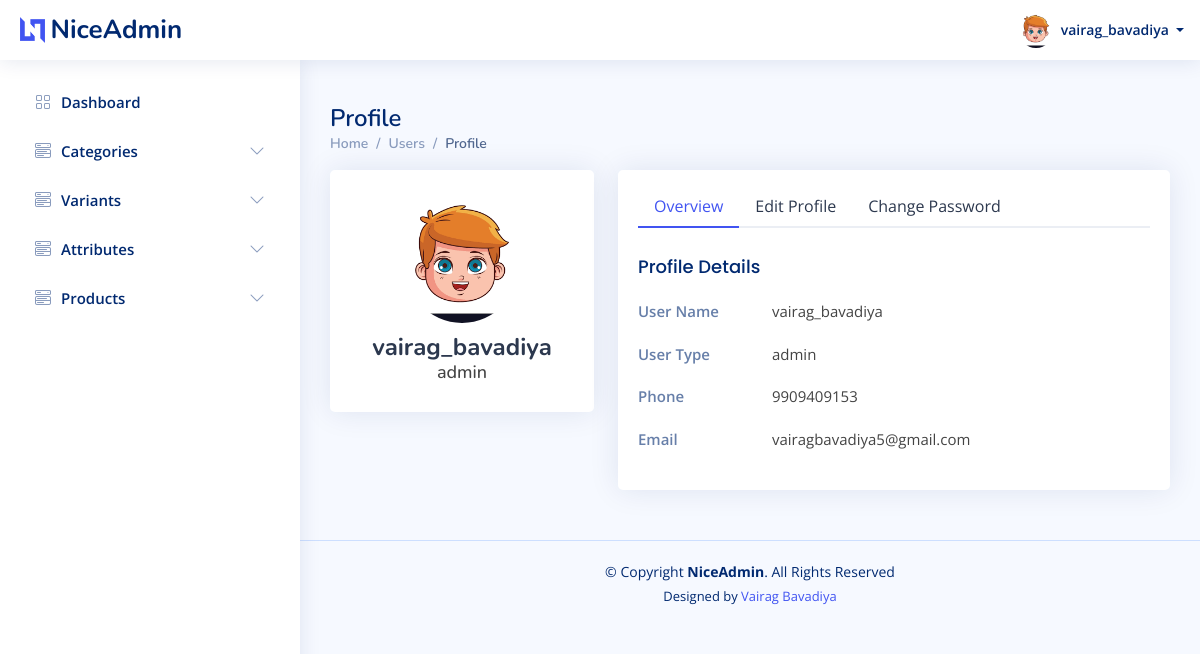
Page /admin/user_profile.php (signed in) on the earlier database version.
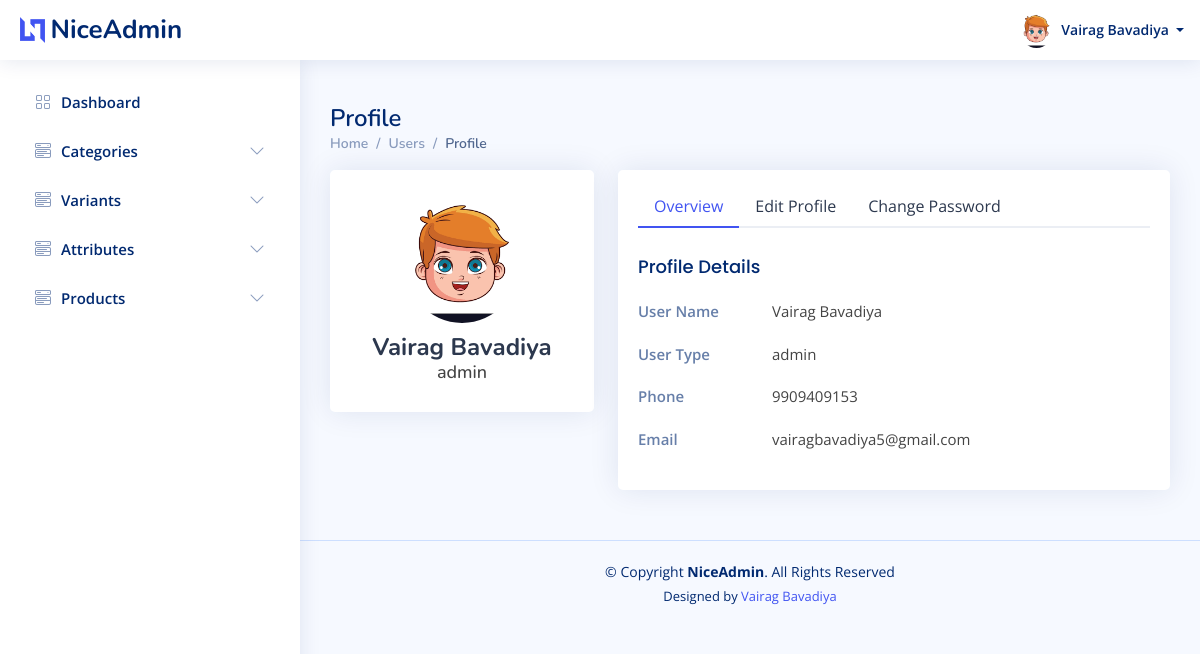
Same page on the later database version.
### tables this page shows
CREATE TABLE `users` (
  `id` int(20) NOT NULL,
  `u_name` varchar(50) NOT NULL,
  `email` varchar(50) NOT NULL,
  `phone_no` varchar(10) NOT NULL,
  `password` varchar(10) NOT NULL,
  `u_type_id` int(20) NOT NULL,
  `u_profile` varchar(200) NOT NULL,
  `created_at` datetime NOT NULL,
  `updated_at` datetime NOT NULL,
  `created_by` int(20) DEFAULT NULL,
  `updated_by` int(20) DEFAULT NULL,
  `is_active` tinyint(1) NOT NULL
);

### admin/user_profile.php (the view, shortened to what the changed rows need)
<?php require('config.php');
include('header.php');
$sql = "SELECT u.id,u.u_name,u.email,u.phone_no,u.u_profile,u.is_active,ut.type_name FROM users as u,user_type as ut where u.id = " . $_SESSION['id'];
$result = $conn->query($sql);
$row = mysqli_fetch_assoc($result);
?>
<main id="main" class="main">
    <div class="pagetitle">
        <h1>Profile</h1>
    </div>
    <section class="section profile">
        <div class="row">
            <div class="col-xl-4">
                <div class="card">
                    <div class="card-body profile-card pt-4 d-flex flex-column align-items-center">
                        <img src="<?php echo $row['u_profile']; ?>" alt="Profile" class="rounded-circle">
                        <h2><?php echo $row['u_name']; ?></h2>
                        <h3><?php echo $row['type_name']; ?></h3>
                    </div>
                </div>
            </div>
            <div class="col-xl-8">
                <div class="card">
                    <div class="card-body pt-3">
                        <div class="tab-content pt-2">
                            <div class="tab-pane fade show active profile-overview" id="profile-overview">
                                <form method="post" enctype="multipart/form-data">
                                    <div class="row">
                                        <div class="col-lg-3 col-md-4 label ">User Name</div>
                                        <div class="col-lg-9 col-md-8"><?php echo $row['u_name']; ?></div>
                                    </div>
                                    <div class="row">
                                        <div class="col-lg-3 col-md-4 label">Phone</div>
                                        <div class="col-lg-9 col-md-8"><?php echo $row['phone_no']; ?></div>
                                    </div>
                                    <div class="row">
                                        <div class="col-lg-3 col-md-4 label">Email</div>
                                        <div class="col-lg-9 col-md-8"><?php echo $row['email']; ?></div>
                                    </div>
                                </form>
                            </div>
                        </div>
                    </div>
                </div>
            </div>
        </div>
    </section>
</main>
<?php include('footer.php'); ?>

### admin/header.php (shortened to what the changed rows need)
<?php
require("config.php");
?>
<!DOCTYPE html>
<html lang="en">
<head>
    <link rel="stylesheet" href="https://cdnjs.cloudflare.com/ajax/libs/font-awesome/4.7.0/css/font-awesome.min.css">
    <link href="/e-commerce/admin/assets/vendor/bootstrap/css/bootstrap.min.css" rel="stylesheet">
    <link href="/e-commerce/admin/assets/vendor/bootstrap-icons/bootstrap-icons.css" rel="stylesheet">
    <link href="/e-commerce/admin/assets/vendor/boxicons/css/boxicons.min.css" rel="stylesheet">
    <link href="/e-commerce/admin/assets/vendor/quill/quill.snow.css" rel="stylesheet">
    <link href="/e-commerce/admin/assets/vendor/quill/quill.bubble.css" rel="stylesheet">
    <link href="/e-commerce/admin/assets/vendor/remixicon/remixicon.css" rel="stylesheet">
    <link href="/e-commerce/admin/assets/vendor/simple-datatables/style.css" rel="stylesheet">
    <link href="/e-commerce/admin/assets/css/style.css" rel="stylesheet">
</head>
<body>
    <header id="header" class="header fixed-top d-flex align-items-center">
        <nav class="header-nav ms-auto">
            <ul class="d-flex align-items-center">
                <li class="nav-item dropdown pe-3">
                    <a class="nav-link nav-profile d-flex align-items-center pe-0" href="#" data-bs-toggle="dropdown">
                        <?php
                        $sql = "SELECT u.id,u.u_name,u.email,u.phone_no,u.u_profile,u.is_active,ut.type_name FROM users as u,user_type as ut where u.id = " . $_SESSION['id'];
                        $result = $conn->query($sql);
                        $row = mysqli_fetch_assoc($result);
                        ?>
                        <img src="/e-commerce/admin/<?php echo $row['u_profile']; ?>" alt="Profile" class="rounded-circle">
                        <span class="d-none d-md-block dropdown-toggle ps-2">
                            <?php echo $row['u_name']; ?> </span>
                    </a>
                </li>
            </ul>
        </nav>
    </header>

Differences in the rows shown:
changed users "vairagbavadiya5@gmail.com": u_name "vairag_bavadiya" → "Vairag Bavadiya"
